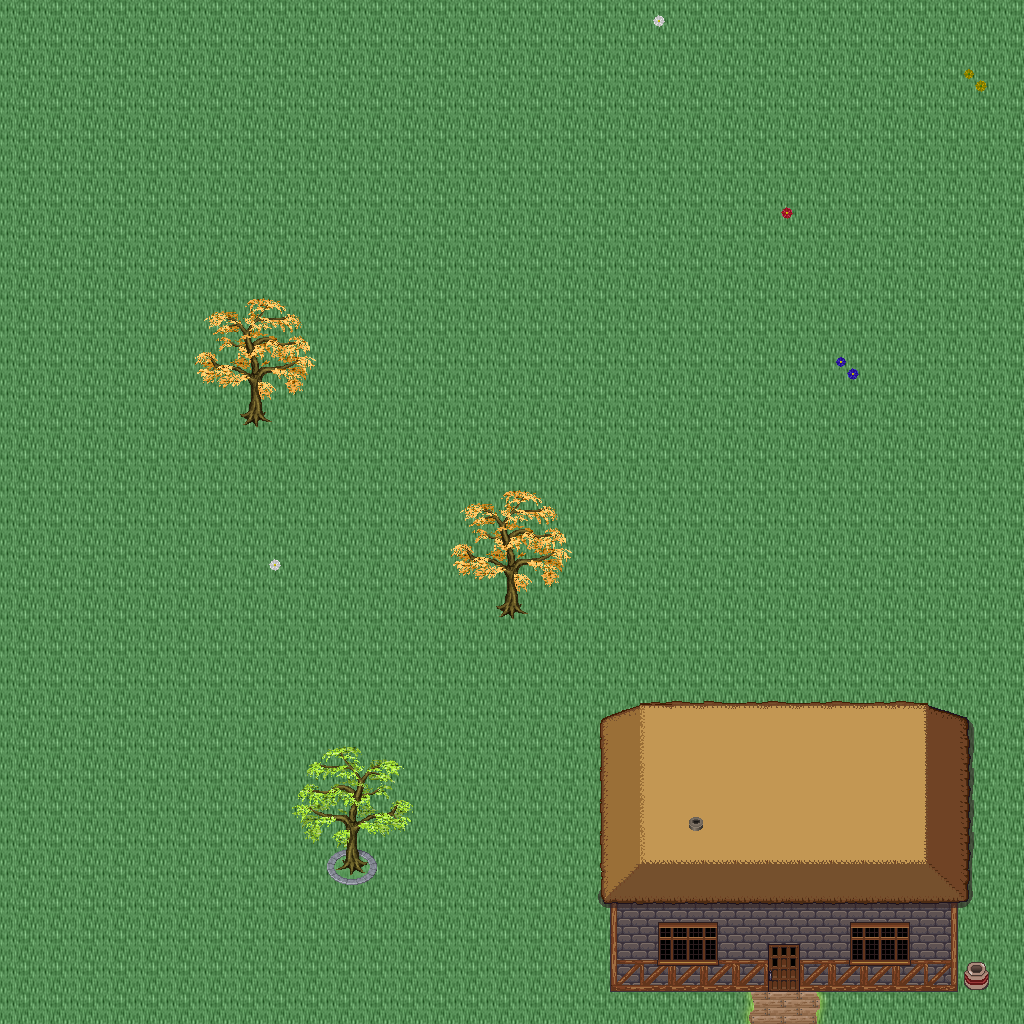

Tiled map render using the project's own tile images. Description and the map definition, with tile-layer contents summarised, below:
An orthogonal 32x32 tile map with 32x32 px tiles, 5 tile layers (Ground, Objects, Objects2, Above, ...), 1 hidden layer not drawn, 55 tilesets.

<map version="1.10" tiledversion="1.11.0" orientation="orthogonal" renderorder="right-down" width="32" height="32" tilewidth="32" tileheight="32" infinite="0" nextlayerid="11" nextobjectid="1">
 <tileset firstgid="1" name="logic_collision" tilewidth="32" tileheight="32" tilecount="1" columns="1">
  <image source="../drawable/logic_collision.png" width="32" height="32" />
 </tileset>
 <tileset firstgid="2" name="ground_ground" tilewidth="32" tileheight="32" tilecount="33" columns="3">
  <image source="../drawable/ground_ground.png" width="96" height="352" />
 </tileset>
 <tileset firstgid="35" name="building_castle" tilewidth="32" tileheight="32" tilecount="320" columns="20">
  <image source="../drawable/building_castle.png" width="640" height="512" />
 </tileset>
 <tileset firstgid="355" name="item_weapon_cannon" tilewidth="32" tileheight="32" tilecount="12" columns="3">
  <image source="../drawable/item_weapon_cannon.png" width="96" height="128" />
 </tileset>
 <tileset firstgid="367" name="item_pot_barrels_1" tilewidth="32" tileheight="32" tilecount="8" columns="4">
  <image source="../drawable/item_pot_barrels_1.png" width="128" height="64" />
 </tileset>
 <tileset firstgid="375" name="building_door_door" tilewidth="32" tileheight="32" tilecount="6" columns="3">
  <image source="../drawable/building_door_door.png" width="96" height="64" />
 </tileset>
 <tileset firstgid="381" name="building_door_closed" tilewidth="32" tileheight="32" tilecount="1" columns="1">
  <image source="../drawable/building_door_closed.png" width="32" height="32" />
 </tileset>
 <tileset firstgid="382" name="building_window_window_centered" tilewidth="32" tileheight="32" tilecount="1" columns="1">
  <image source="../drawable/building_window_window_centered.png" width="32" height="32" />
 </tileset>
 <tileset firstgid="383" name="building_decoration_chimney_big" tilewidth="32" tileheight="32" tilecount="2" columns="1">
  <image source="../drawable/building_decoration_chimney_big.png" width="32" height="64" />
 </tileset>
 <tileset firstgid="385" name="ground_grass_edges" tilewidth="32" tileheight="32" tilecount="36" columns="12">
  <image source="../drawable/ground_grass_edges.png" width="384" height="96" />
 </tileset>
 <tileset firstgid="421" name="ground_grass_corners" tilewidth="32" tileheight="32" tilecount="24" columns="6">
  <image source="../drawable/ground_grass_corners.png" width="192" height="128" />
 </tileset>
 <tileset firstgid="445" name="plant_tree_fall_trees" tilewidth="32" tileheight="32" tilecount="40" columns="8">
  <image source="../drawable/plant_tree_fall_trees.png" width="256" height="160" />
 </tileset>
 <tileset firstgid="485" name="plant_tree_locust_tree" tilewidth="32" tileheight="32" tilecount="20" columns="4">
  <image source="../drawable/plant_tree_locust_tree.png" width="128" height="160" />
 </tileset>
 <tileset firstgid="505" name="furniture_chair_bench_white" tilewidth="32" tileheight="32" tilecount="8" columns="2">
  <image source="../drawable/furniture_chair_bench_white.png" width="64" height="128" />
 </tileset>
 <tileset firstgid="513" name="plant_flower_daisy_blue" tilewidth="32" tileheight="32" tilecount="8" columns="2">
  <image source="../drawable/plant_flower_daisy_blue.png" width="64" height="128" />
 </tileset>
 <tileset firstgid="521" name="plant_flower_daisy_red" tilewidth="32" tileheight="32" tilecount="8" columns="2">
  <image source="../drawable/plant_flower_daisy_red.png" width="64" height="128" />
 </tileset>
 <tileset firstgid="529" name="plant_flower_daisy_white" tilewidth="32" tileheight="32" tilecount="8" columns="2">
  <image source="../drawable/plant_flower_daisy_white.png" width="64" height="128" />
 </tileset>
 <tileset firstgid="537" name="plant_flower_daisy_yellow" tilewidth="32" tileheight="32" tilecount="8" columns="2">
  <image source="../drawable/plant_flower_daisy_yellow.png" width="64" height="128" />
 </tileset>
 <tileset firstgid="545" name="plant_flower_flower_bed_1" tilewidth="32" tileheight="32" tilecount="35" columns="7">
  <image source="../drawable/plant_flower_flower_bed_1.png" width="224" height="160" />
 </tileset>
 <tileset firstgid="580" name="plant_flower_planted_containers" tilewidth="32" tileheight="32" tilecount="16" columns="4">
  <image source="../drawable/plant_flower_planted_containers.png" width="128" height="128" />
 </tileset>
 <tileset firstgid="596" name="item_pot_pot_grey" tilewidth="32" tileheight="32" tilecount="1" columns="1">
  <image source="../drawable/item_pot_pot_grey.png" width="32" height="32" />
 </tileset>
 <tileset firstgid="597" name="item_pot_pot_burgundy" tilewidth="32" tileheight="32" tilecount="1" columns="1">
  <image source="../drawable/item_pot_pot_burgundy.png" width="32" height="32" />
 </tileset>
 <tileset firstgid="598" name="building_decoration_chimney" tilewidth="32" tileheight="32" tilecount="2" columns="1">
  <image source="../drawable/building_decoration_chimney.png" width="32" height="64" />
 </tileset>
 <tileset firstgid="600" name="furniture_light_lamp_blue" tilewidth="32" tileheight="32" tilecount="3" columns="1">
  <image source="../drawable/furniture_light_lamp_blue.png" width="32" height="96" />
 </tileset>
 <tileset firstgid="603" name="light_dim_light_7x5" tilewidth="32" tileheight="32" tilecount="35" columns="7">
  <image source="../drawable/light_dim_light_7x5.png" width="224" height="160" />
 </tileset>
 <tileset firstgid="638" name="logic_protection" tilewidth="32" tileheight="32" tilecount="2" columns="2">
  <image source="../drawable/logic_protection.png" width="64" height="32" />
 </tileset>
 <tileset firstgid="640" name="furniture_table_bazaar_table_1" tilewidth="32" tileheight="32" tilecount="4" columns="2">
  <image source="../drawable/furniture_table_bazaar_table_1.png" width="64" height="64" />
 </tileset>
 <tileset firstgid="644" name="furniture_table_bazaar_table_2" tilewidth="32" tileheight="32" tilecount="6" columns="2">
  <image source="../drawable/furniture_table_bazaar_table_2.png" width="64" height="96" />
 </tileset>
 <tileset firstgid="650" name="furniture_table_bazaar_table_3" tilewidth="32" tileheight="32" tilecount="6" columns="2">
  <image source="../drawable/furniture_table_bazaar_table_3.png" width="64" height="96" />
 </tileset>
 <tileset firstgid="656" name="furniture_table_bazaar_table_4" tilewidth="32" tileheight="32" tilecount="6" columns="2">
  <image source="../drawable/furniture_table_bazaar_table_4.png" width="64" height="96" />
 </tileset>
 <tileset firstgid="662" name="furniture_table_bazaar_table_5" tilewidth="32" tileheight="32" tilecount="6" columns="2">
  <image source="../drawable/furniture_table_bazaar_table_5.png" width="64" height="96" />
 </tileset>
 <tileset firstgid="668" name="furniture_table_flowers_on_bench2" tilewidth="32" tileheight="32" tilecount="6" columns="3">
  <image source="../drawable/furniture_table_flowers_on_bench2.png" width="96" height="64" />
 </tileset>
 <tileset firstgid="674" name="furniture_table_flowers_on_benches" tilewidth="32" tileheight="32" tilecount="10" columns="2">
  <image source="../drawable/furniture_table_flowers_on_benches.png" width="64" height="160" />
 </tileset>
 <tileset firstgid="684" name="furniture_table_vendors_table" tilewidth="32" tileheight="32" tilecount="35" columns="7">
  <image source="../drawable/furniture_table_vendors_table.png" width="224" height="160" />
 </tileset>
 <tileset firstgid="719" name="item_drink_bottles_and_cups" tilewidth="32" tileheight="32" tilecount="16" columns="4">
  <image source="../drawable/item_drink_bottles_and_cups.png" width="128" height="128" />
 </tileset>
 <tileset firstgid="735" name="item_drink_beers_and_flasks" tilewidth="32" tileheight="32" tilecount="12" columns="4">
  <image source="../drawable/item_drink_beers_and_flasks.png" width="128" height="96" />
 </tileset>
 <tileset firstgid="747" name="item_drink_casks" tilewidth="32" tileheight="32" tilecount="4" columns="2">
  <image source="../drawable/item_drink_casks.png" width="64" height="64" />
 </tileset>
 <tileset firstgid="751" name="item_food_meals_1" tilewidth="32" tileheight="32" tilecount="2" columns="2">
  <image source="../drawable/item_food_meals_1.png" width="64" height="32" />
 </tileset>
 <tileset firstgid="753" name="item_food_rustic_meals" tilewidth="32" tileheight="32" tilecount="2" columns="2">
  <image source="../drawable/item_food_rustic_meals.png" width="64" height="32" />
 </tileset>
 <tileset firstgid="755" name="item_household_food_preparation_2" tilewidth="32" tileheight="32" tilecount="4" columns="2">
  <image source="../drawable/item_household_food_preparation_2.png" width="64" height="64" />
 </tileset>
 <tileset firstgid="759" name="item_pot_barrels_2" tilewidth="32" tileheight="32" tilecount="8" columns="4">
  <image source="../drawable/item_pot_barrels_2.png" width="128" height="64" />
 </tileset>
 <tileset firstgid="767" name="item_pot_barrels_1" tilewidth="32" tileheight="32" tilecount="8" columns="4">
  <image source="../drawable/item_pot_barrels_1.png" width="128" height="64" />
 </tileset>
 <tileset firstgid="775" name="item_drink_olive_oil_vinegar" tilewidth="32" tileheight="32" tilecount="4" columns="2">
  <image source="../drawable/item_drink_olive_oil_vinegar.png" width="64" height="64" />
 </tileset>
 <tileset firstgid="779" name="ground_ground_3" tilewidth="32" tileheight="32" tilecount="5" columns="5">
  <image source="../drawable/ground_ground_3.png" width="160" height="32" />
 </tileset>
 <tileset firstgid="784" name="building_decoration_banner" tilewidth="32" tileheight="32" tilecount="12" columns="1">
  <image source="../drawable/building_decoration_banner.png" width="32" height="384" />
 </tileset>
 <tileset firstgid="796" name="building_cottage" tilewidth="32" tileheight="32" tilecount="256" columns="16">
  <image source="../drawable/building_cottage.png" width="512" height="512" />
 </tileset>
 <tileset firstgid="1052" name="building_roof_thatched_roof" tilewidth="32" tileheight="32" tilecount="256" columns="16">
  <image source="../drawable/building_roof_thatched_roof.png" width="512" height="512" />
 </tileset>
 <tileset firstgid="1308" name="building_door_doors" tilewidth="32" tileheight="32" tilecount="256" columns="16">
  <image source="../drawable/building_door_doors.png" width="512" height="512" />
 </tileset>
 <tileset firstgid="1564" name="building_window_windows" tilewidth="32" tileheight="32" tilecount="256" columns="16">
  <image source="../drawable/building_window_windows.png" width="512" height="512" />
 </tileset>
 <tileset firstgid="1820" name="logic_portal" tilewidth="32" tileheight="32" tilecount="24" columns="8">
  <image source="../drawable/logic_portal.png" width="256" height="96" />
 </tileset>
 <tileset firstgid="1844" name="plant_bush_leafy" tilewidth="32" tileheight="32" tilecount="48" columns="8">
  <image source="../drawable/plant_bush_leafy.png" width="256" height="192" />
 </tileset>
 <tileset firstgid="1892" name="plant_bushes_and_trees" tilewidth="32" tileheight="32" tilecount="144" columns="16">
  <image source="../drawable/plant_bushes_and_trees.png" width="512" height="289" />
 </tileset>
 <tileset firstgid="2036" name="plant_bush_berried" tilewidth="32" tileheight="32" tilecount="60" columns="5">
  <image source="../drawable/plant_bush_berried.png" width="160" height="384" />
 </tileset>
 <tileset firstgid="2096" name="plant_bush_fern" tilewidth="32" tileheight="32" tilecount="32" columns="8">
  <image source="../drawable/plant_bush_fern.png" width="256" height="128" />
 </tileset>
 <tileset firstgid="2128" name="plant_bush_bush_pinks" tilewidth="32" tileheight="32" tilecount="4" columns="2">
  <image source="../drawable/plant_bush_bush_pinks.png" width="64" height="64" />
 </tileset>
 <layer id="1" name="Ground" width="32" height="32">
  <data>[1024 cells, 1024 non-empty, 2 distinct tile ids]</data>
 </layer>
 <layer id="2" name="Objects" width="32" height="32">
  <data>[1024 cells, 47 non-empty, 20 distinct tile ids]</data>
 </layer>
 <layer id="3" name="Objects2" width="32" height="32">
  <data>[1024 cells, 20 non-empty, 11 distinct tile ids]</data>
 </layer>
 <layer id="4" name="Above" width="32" height="32">
  <data>[1024 cells, 148 non-empty, 61 distinct tile ids]</data>
 </layer>
 <layer id="5" name="Above2" width="32" height="32">
  <data>[1024 cells, 1 non-empty, 1 distinct tile ids]</data>
 </layer>
 <layer id="6" name="Walkable" width="32" height="32" visible="0">
  <data>[1024 cells, 85 non-empty, 1 distinct tile ids]</data>
 </layer>
 <objectgroup id="7" name="Mapevents" />
 <objectgroup id="8" name="Spawn" />
 <objectgroup id="9" name="Keys" />
 <objectgroup id="10" name="Replace" />
</map>
